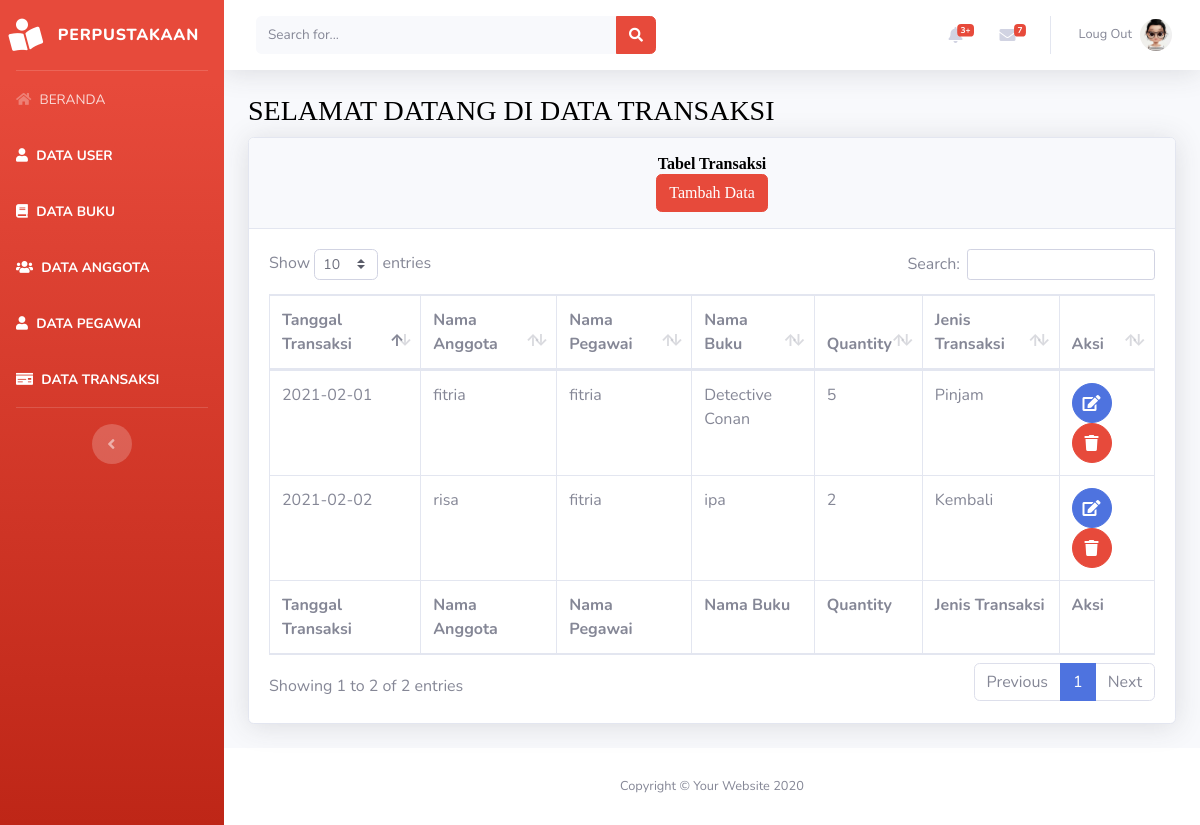
Page /beranda.php?page=transaksi on the committed database.
### tables this page shows
CREATE TABLE `tabel_transaksi` (
  `id_transaksi` int(5) NOT NULL,
  `tanggal_transaksi` date NOT NULL,
  `id_anggota` int(5) NOT NULL,
  `id_pegawai` int(5) NOT NULL,
  `id_buku` int(7) NOT NULL,
  `quantity` int(2) NOT NULL,
  `jenis_transaksi` enum('Pinjam','Kembali') NOT NULL
);

CREATE TABLE `tabel_anggota` (
  `id_anggota` int(5) NOT NULL,
  `nama_anggota` varchar(50) NOT NULL,
  `jenis_kelamin` enum('l','p') NOT NULL,
  `alamat` text NOT NULL,
  `no_hp` varchar(20) NOT NULL
);

CREATE TABLE `tabel_pegawai` (
  `id_pegawai` int(5) NOT NULL,
  `nama_pegawai` varchar(50) NOT NULL,
  `jenis_kelamin` enum('l','p') NOT NULL,
  `alamat` text NOT NULL,
  `no_hp` varchar(20) NOT NULL,
  `jabatan` varchar(30) NOT NULL
);

CREATE TABLE `tabel_buku` (
  `id_buku` int(7) NOT NULL,
  `isbn` varchar(30) NOT NULL,
  `nama_buku` varchar(50) NOT NULL,
  `penulis` varchar(50) NOT NULL,
  `penerbit` varchar(50) NOT NULL,
  `tahun_terbit` year(4) NOT NULL
);

### views/transaksi/transaksi.php (the view, shortened to what this page needs)
<div class="container-fluid">
    <h1 class="h3 mb-2 text-gray-800"><marquee><font color="black" face="fantasy">SELAMAT DATANG DI DATA TRANSAKSI</font></marquee></h1>
    <div class="card shadow mb-4">
        <div class="card-header py-3" align="center">
            <h6 class="m-0 font-weight-bold text-info"><font color="black" face="fantasy">Tabel Transaksi</font></h6>
            <a href="beranda.php?page=transaksi&aksi=add">
                <button class="btn btn-danger"><font color="white" face="fantasy">Tambah Data</font></button>
            </a>
        </div>
        <div class="card-body">
            <div class="table-responsive">
                <table class="table table-bordered" id="dataTable" width="100%" cellspacing="0">
                    <thead>
                        <tr>
                            <th>Tanggal Transaksi</th>
                            <th>Nama Anggota</th>
                            <th>Nama Pegawai</th>
                            <th>Nama Buku</th>
                            <th>Quantity</th>
                            <th>Jenis Transaksi</th>
                            <th>Aksi</th>
                        </tr>
                    </thead>
                   <tfoot>
                   <tr>
                           <th>Tanggal Transaksi</th>
                           <th>Nama Anggota</th>
                           <th>Nama Pegawai</th>
                           <th>Nama Buku</th>
                           <th>Quantity</th>
                           <th>Jenis Transaksi</th>
                           <th>Aksi</th>
                       </tr>
                   </tfoot>
                    <tbody>
                    <?php
                        $sql = "SELECT t.*,b.nama_buku,a.nama_anggota,p.nama_pegawai from tabel_transaksi t left join tabel_buku b on t .id_buku = b.id_buku left join tabel_anggota a on t.id_anggota = a.id_anggota left join tabel_pegawai p on t.id_pegawai = p.id_pegawai";
                        $show = $database->query($sql);
                        foreach($show as $transaksi):
                    ?>
                        <tr>
                            <td><?php echo $transaksi['tanggal_transaksi']?></td>
                            <td><?php echo $transaksi['nama_anggota']?></td>
                            <td><?php echo $transaksi['nama_pegawai']?></td>
                            <td><?php echo $transaksi['nama_buku']?></td>
                            <td><?php echo $transaksi['quantity']?></td>
                            <td><?php echo $transaksi['jenis_transaksi']?></td>
                            <td>
                                 <a href="beranda.php?page=transaksi&aksi=edit&id=<?php echo $transaksi['id_transaksi']?>"
                                     class="btn btn-primary btn-circle">
                                    <i class="fas fa-edit"></i>
                                 </a>
                                 <a href="model/transaksi/prosesdeletetransaksi.php?id=<?php echo $transaksi['id_transaksi']?>"
                                     class="btn btn-danger btn-circle">
                                    <i class="fas fa-trash"></i>
                                 </a>
                            </td>
                        </tr>
                        <?php endforeach; ?>
                    </tbody>
                 </table>
            </div>
        </div>
    </div>
</div>

### beranda.php (shortened to what this page needs)
<!DOCTYPE html>
<html lang="en">
<head>
    <link href="template/vendor/fontawesome-free/css/all.min.css" rel="stylesheet" type="text/css">
    <link href="template/css/sb-admin-2.min.css" rel="stylesheet">
    <link href="template/vendor/datatables/dataTables.bootstrap4.min.css" rel="stylesheet">
</head>
<body id="page-top">
    <div id="wrapper">
        <ul class="navbar-nav bg-gradient-danger sidebar sidebar-dark accordion" id="accordionSidebar">
            <a class="sidebar-brand d-flex align-items-center justify-content-center" href="beranda.php">
                <div class="sidebar-brand-icon rotate-n-15">
                   <i class="fas fa-book-reader"></i>
                </div>
                <div class="sidebar-brand-text mx-3">PERPUSTAKAAN</div>
            </a>
            <hr class="sidebar-divider my-0">
            <li class="nav-item" >
                <a class="nav-link" href="beranda.php">
                    <i class="fas fa-home"></i>
                    <span>BERANDA</span></a>
            <li class="nav-item active">
                <a class="nav-link" href="beranda.php?page=user">
                    <i class="fas fa-user"></i>
                    <span>DATA USER</span></a>
            </li>
            <li class="nav-item active">
                <a class="nav-link" href="beranda.php?page=buku">
                    <i class="fas fa-book"></i>
                    <span>DATA BUKU</span></a>
            </li>
            <li class="nav-item active">
                <a class="nav-link" href="beranda.php?page=anggota">
                    <i class="fas fa-users"></i>
                    <span>DATA ANGGOTA</span></a>
            </li>
            <li class="nav-item active">
                <a class="nav-link" href="beranda.php?page=pegawai">
                    <i class="fas fa-user"></i>
                    <span>DATA PEGAWAI</span></a>
            </li>
            <li class="nav-item active">
                <a class="nav-link" href="beranda.php?page=transaksi">
                    <i class="fas fa-money-check"></i>
                    <span>DATA TRANSAKSI</span></a>
            </li>
            <hr class="sidebar-divider d-none d-md-block">
            <div class="text-center d-none d-md-inline">
                <button class="rounded-circle border-0" id="sidebarToggle"></button>
            </div>
        </ul>
        <div id="content-wrapper" class="d-flex flex-column">
            <div id="content">
                <nav class="navbar navbar-expand navbar-light bg-white topbar mb-4 static-top shadow">
                    <form
                        class="d-none d-sm-inline-block form-inline mr-auto ml-md-3 my-2 my-md-0 mw-100 navbar-search">
                        <div class="input-group">
                            <input type="text" class="form-control bg-light border-0 small" placeholder="Search for..."
                                aria-label="Search" aria-describedby="basic-addon2">
                            <div class="input-group-append">
                                <button class="btn btn-danger" type="button">
                                    <i class="fas fa-search fa-sm"></i>
                                </button>
                            </div>
                        </div>
                    </form>
                    <ul class="navbar-nav ml-auto">
                        <li class="nav-item dropdown no-arrow mx-1">
                            <a class="nav-link dropdown-toggle" href="#" id="alertsDropdown" role="button"
                                data-toggle="dropdown" aria-haspopup="true" aria-expanded="false">
                                <i class="fas fa-bell fa-fw"></i>
                                <span class="badge badge-danger badge-counter">3+</span>
                            </a>
                        </li>
                        <li class="nav-item dropdown no-arrow mx-1">
                            <a class="nav-link dropdown-toggle" href="#" id="messagesDropdown" role="button"
                                data-toggle="dropdown" aria-haspopup="true" aria-expanded="false">
                                <i class="fas fa-envelope fa-fw"></i>
                                <span class="badge badge-danger badge-counter">7</span>
                            </a>
                        </li>
                        <li class="nav-item dropdown no-arrow">
                            <a class="nav-link dropdown-toggle" href="#" id="userDropdown" role="button"
                                data-toggle="dropdown" aria-haspopup="true" aria-expanded="false">
                                <span class="mr-2 d-none d-lg-inline text-gray-600 small">Loug Out</span>
                                <img class="img-profile rounded-circle"
                                    src="7.jpg">
                            </a>
                        </li>
                    </ul>
                </nav>
                <?php
                    include "config/routes.php";
                ?>
            </div>
            <footer class="sticky-footer bg-white">
                <div class="container my-auto">
                    <div class="copyright text-center my-auto">
                        <span>Copyright &copy; Your Website 2020</span>
                    </div>
                </div>
            </footer>
        </div>
    </div>
</body>
</html>

### config/routes.php (shortened to what this page needs)
<?php
if(@$_GET['page'] == ''){
     include "views/beranda.php";
}else if($_GET['page'] == 'transaksi'){
    @$aksi = $_GET['aksi'];
    if(@$aksi){
        if($aksi == 'add'){
            include "views/transaksi/addtransaksi.php";
        }
        else if ($aksi == 'edit'){
            include "views/transaksi/edittransaksi.php";
        }
        else if($aksi == 'delete'){
            include "model/transaksi/prosesdeletetransaksi.php";
        }
    }else
    {
        include "views/transaksi/transaksi.php";
    }
}

### rows in the picture
tabel_transaksi: tanggal_transaksi "2021-02-01", id_anggota.nama_anggota "fitria", id_pegawai.nama_pegawai "fitria", id_buku.nama_buku "Detective Conan", quantity "5", jenis_transaksi "Pinjam"
tabel_transaksi: tanggal_transaksi "2021-02-02", id_anggota.nama_anggota "risa", id_pegawai.nama_pegawai "fitria", id_buku.nama_buku "ipa", quantity "2", jenis_transaksi "Kembali"
